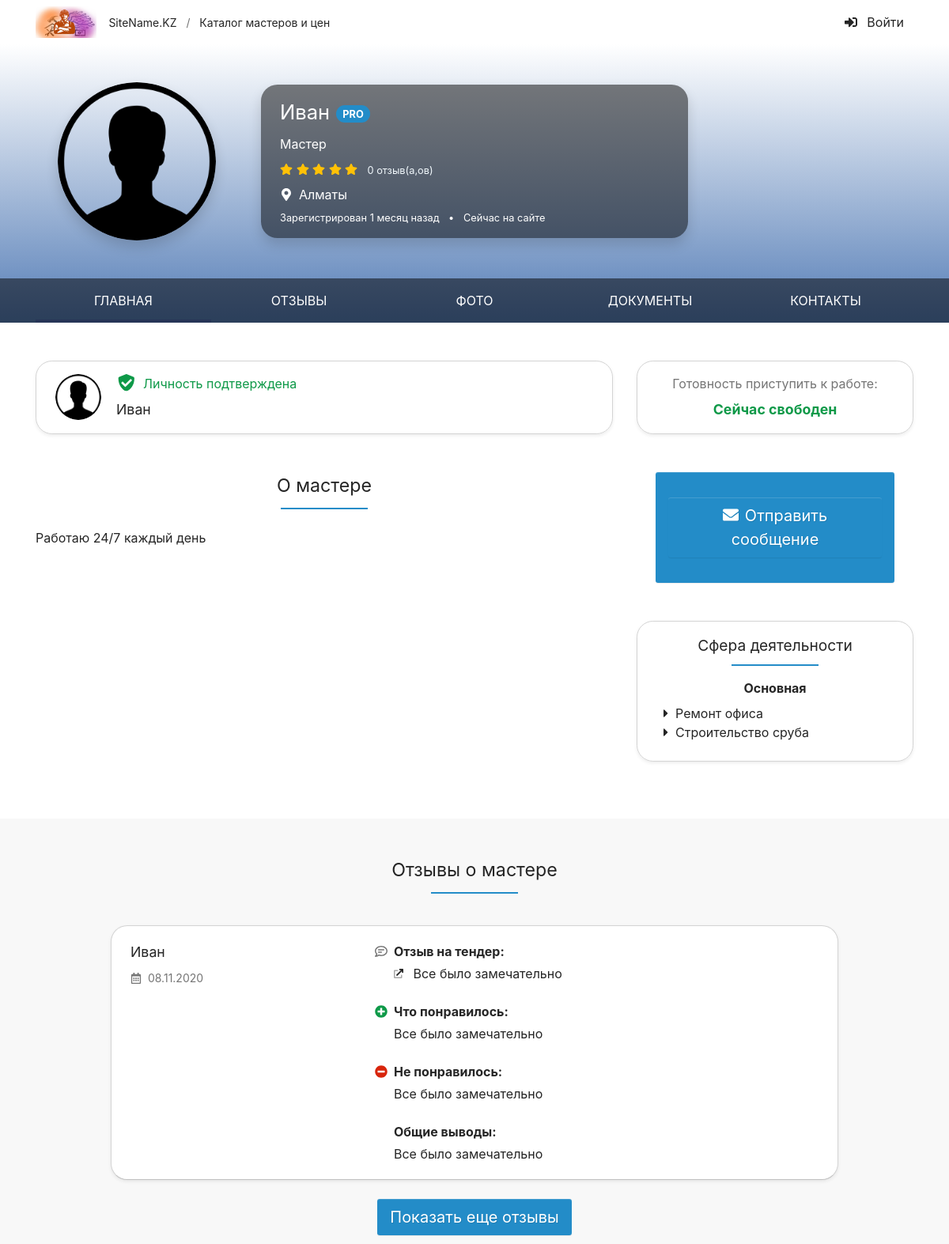
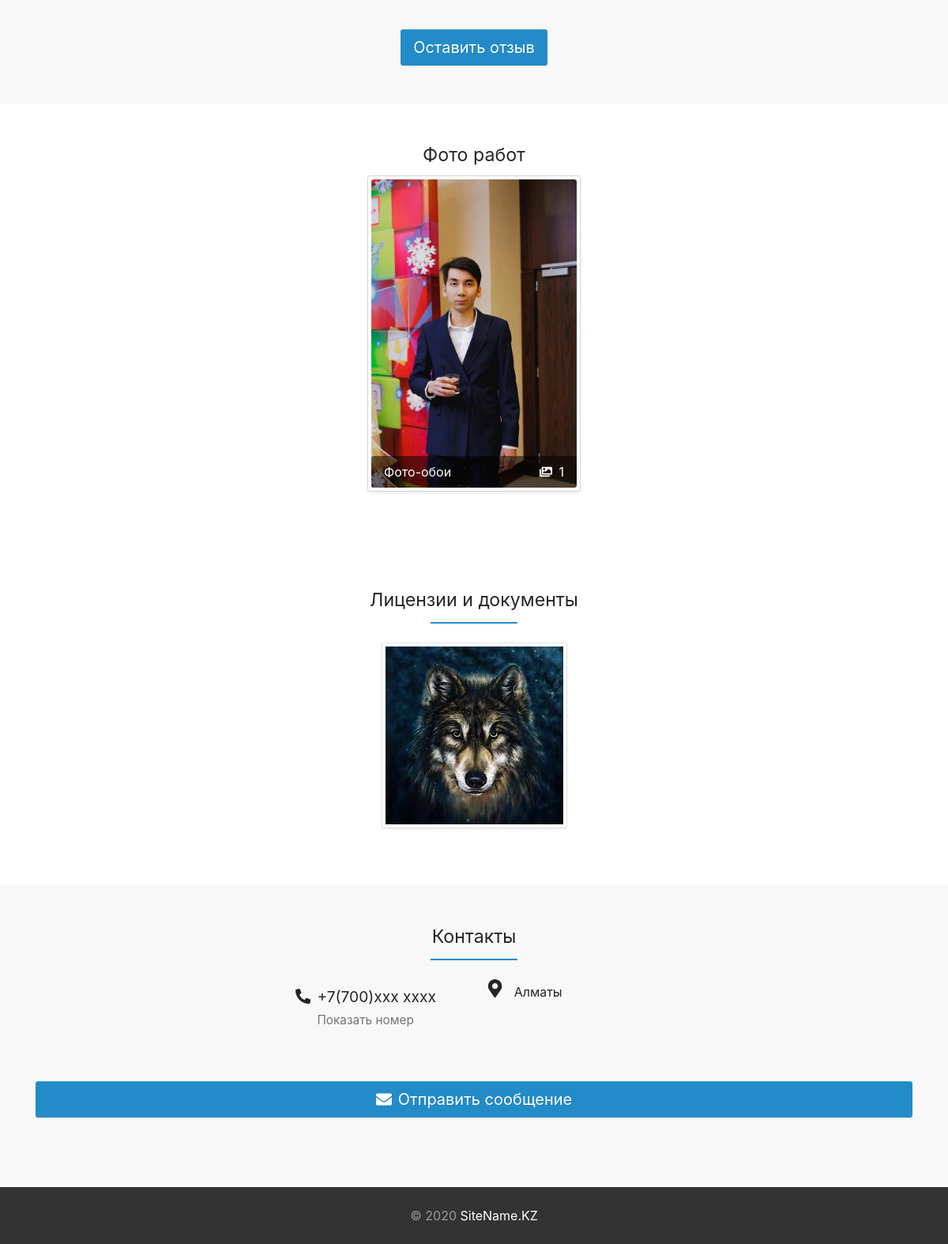
The app's page /employeeProfile.php?uid=27 with its own data (2 pictures, top to bottom).
### tables this page shows
CREATE TABLE `users` (
  `ID` int(11) NOT NULL,
  `NAME` varchar(255) NOT NULL,
  `LASTNAME` varchar(255) NOT NULL,
  `PHONE` varchar(255) NOT NULL,
  `TYPE` int(11) NOT NULL,
  `PASSWORD` varchar(255) NOT NULL,
  `STATUS` int(11) NOT NULL,
  `LOCATION` int(11) NOT NULL,
  `ABOUT` mediumtext NOT NULL,
  `AVATAR` varchar(100) NOT NULL,
  `POST_DATE` date DEFAULT NULL
);

CREATE TABLE `dic_country` (
  `ID` int(11) NOT NULL,
  `NAME` varchar(255) NOT NULL
);

CREATE TABLE `services` (
  `ID` int(11) NOT NULL,
  `NAME_SERV` varchar(255) NOT NULL,
  `SPECID` int(11) NOT NULL
);

CREATE TABLE `review` (
  `ID` int(11) NOT NULL,
  `REV_TENDER` mediumtext NOT NULL,
  `LIKE_REV` mediumtext NOT NULL,
  `NOTLIKE_REV` mediumtext NOT NULL,
  `ALL_CONCL` mediumtext NOT NULL,
  `ID_FROM` int(11) NOT NULL,
  `ID_TO` int(11) NOT NULL,
  `DATE_COMMENT` date NOT NULL
);

CREATE TABLE `users_photo` (
  `ID` int(11) NOT NULL,
  `PHOTO_NAME` varchar(500) NOT NULL,
  `USER_ID` int(11) NOT NULL
);

CREATE TABLE `documents` (
  `ID` int(11) NOT NULL,
  `DOC_NAME` varchar(4000) NOT NULL,
  `USER_ID` int(11) NOT NULL
);

### employeeProfile.php (the view, shortened to what the rows shown need)
<?php
require_once 'function.php';
 ?>
<!DOCTYPE html>
<html lang="ru">
<head>
<link href="Theme/css/photoswipe.css" rel="stylesheet">
<link href="Theme/css/default-skin.css" rel="stylesheet">
<link href="Theme/css/site.css" rel="stylesheet">
</head>
<body id="top" data-spy="scroll" data-target="#navbar" data-offset="100">
<section style="background: linear-gradient(#FFFFFF, #567EB7);">
    <div>
        <div class="container py-4 py-md-5">
            <div class="row align-items-center">
            <?php
               $uid = $_GET['uid'];
               require_once 'conn.php';
               $query2 ="SELECT u.*, d.name FROM `users` u, dic_country d where u.location = d.id and u.id = $uid";
               $result2 = mysqli_query($link, $query2) or die("Ошибка " . mysqli_error($link));
               $rows2 = mysqli_fetch_all($result2, MYSQLI_ASSOC);
               foreach($rows2 as $row) {
            ?>
                <div class="col-md-4 col-lg-3 text-center mb-4 mb-md-0">
                    <img class="rounded-circle shadow" src="<?php if($row['AVATAR']) { echo $row['AVATAR']; } else { echo 'avatar/user.png';} ?>" width="200" height="200" alt="Мастер Иван Иванов">
                </div>
               <?php } ?>
                <div class="col-md-8 col-lg-7 col-xl-6">
                    <div class="bg-black-50 rounded-xl px-4 py-3 text-white text-center text-md-left shadow">
                        <?php
                        $uid = $_GET['uid'];
                       require_once 'conn.php';
                       $query ="SELECT u.*, d.name FROM `users` u, dic_country d where u.location = d.id and u.id = $uid";
                       $result = mysqli_query($link, $query) or die("Ошибка " . mysqli_error($link));
                       $rows = mysqli_fetch_all($result, MYSQLI_ASSOC);
                       $get_id = $_GET['uid'];
                       $qr = "select max(rw.id) max_id from review rw where rw.ID_TO = $get_id";
                       $ress = mysqli_query($link, $qr) or die("Ошибка " . mysqli_error($link));
                       $row_s = mysqli_fetch_all($ress, MYSQLI_ASSOC);
                       $max_id =  $row_s[0]['max_id'];
                       if($max_id)
                       {
                       $qs = "SELECT count(*) c FROM `review` r, `users` u where r.id_from = u.id and r.ID_TO = $get_id and r.id != $max_id";
                       $rs2 = mysqli_query($link, $qs) or die("Ошибка " . mysqli_error($link));
                       $qs2 = mysqli_fetch_all($rs2, MYSQLI_ASSOC);
                       }else {
                           $qs2[0]['c'] = 0;
                       }
                       foreach($rows as $row) {
                       ?>
                        <h1><?php echo $row['NAME']; ?><span id="w1" class="ml-2 icon-pro">PRO</span></h1>
                        <div class="mt-2"><?php if($row['TYPE'] == '2') { ?>Мастер <?php } else { ?>Заказчик<?php } ?></div>
                        <div class="mt-2">
                            <span class="text-warning pr-2">
                                <svg class="i is-star"><use xlink:href="#s-star" /></use></svg>
                                <svg class="i is-star"><use xlink:href="#s-star" /></use></svg>
                                <svg class="i is-star"><use xlink:href="#s-star" /></use></svg>
                                <svg class="i is-star"><use xlink:href="#s-star" /></use></svg>
                                <svg class="i is-star"><use xlink:href="#s-star" /></use></svg>
                            </span>
                             <a href="#reviews" rel="nofollow" class="small text-light"><?php if($qs2[0]['c']) { echo $qs2[0]['c']; } else { echo '0';} ?> отзыв(a,ов)</a>
                        </div>
                        <div class="mt-2">
                            <svg class="mr-2 i is-map-marker-alt"><use xlink:href="#s-map-marker-alt" /></use></svg><?php echo $row['name']; ?>
                        </div>
                        <div class="small mt-2">
                            <span class="text-nowrap">Зарегистрирован 1 месяц назад</span>
                            <span class="d-none d-sm-inline px-2">•</span>
                            <span class="text-nowrap">Сейчас на сайте</span>
                        </div>
                       <?php } ?>
                    </div>
                </div>
            </div>
        </div>
  </div>
</section>
<section class="container pt-5">
    <div class="row mb-4">
        <div class="col-lg-8">
            <div class="border mb-5 py-3 px-4 rounded-xl shadow-sm position-relative">
                    <div class="row">
                    <?php  foreach($rows as $row) { ?>
                        <div class="col-auto pr-1">
                             <img class="rounded-circle" src="<?php if($row['AVATAR']) { echo $row['AVATAR']; } else { echo 'avatar/user.png';} ?>" width="58" height="58" alt="Мастер Иван Иванов">                                                    </div>
                        <div class="col position-static">
                        <?php } ?>
                        <?php  foreach($rows as $row) { ?>
                            <div class="mb-2 mt-n1">
                                <a class="text-success mb-2 stretched-link" href="#" data-modal="/modal/verified?user=3991">
                                    <svg class="mb-0 mr-1 pt-1 h1 i is-shield-check"><use xlink:href="#s-shield-check" /></use></svg>
                                    <?php if($row['STATUS'] == '1') { ?>Личность подтверждена <?php } ?>
                                </a>
                            </div>
                            <div class="h5 mb-0">
                            <?php echo $row['NAME']; ?>
                            </div>
                        <?php } ?>
                        </div>
                    </div>
            </div>
            <h2 class="mb-4 text-center h-underline h-underline-secondary">О мастере  </h2>
            <?php  foreach($rows as $row) { ?>
            <div>
               <p><?php echo $row['ABOUT']; ?></p>
             </div>
            <?php } ?>
        </div>
        <div class="col-lg-4">
            <div class="mt-5 border mb-5 pt-3 pb-4 px-1 rounded-xl shadow-sm">
                <?php
                $query = "SELECT u.*, d.name, sc.* FROM `users` u, dic_country d, users_speciality us, services sc, speciality s where u.location = d.id and u.id = us.USER_ID and us.USER_SPECIALITY = sc.ID and sc.SPECID = s.id and u.id = $uid";
                $result = mysqli_query($link, $query) or die("Ошибка " . mysqli_error($link));
                $rows_serv = mysqli_fetch_all($result, MYSQLI_ASSOC);
                foreach($rows_serv as $row) {
                ?>
                    <ul id="w2" class="ml-4 flex-column nav">
                        <li class="nav-item"><svg class="text-body mr-1 i is-caret-right"><use xlink:href="#s-caret-right" /></use></svg><?php echo $row['NAME_SERV']; ?></a></li>
                    </ul>
                <?php } ?>
                </div>
            </div>
        </div>
</section>
<section id="reviews" class="pt-5 bg-ultra-light">
    <div class="container">
        <h2 class="mb-4 text-center h-underline h-underline-secondary">Отзывы о мастере </h2>
<?php
      require_once 'conn.php';
       $get_id = $_GET['uid'];
        $query_rev = "SELECT r.*, u.* FROM `review` r, `users` u where r.id_from = u.id and r.ID_TO = $get_id order by r.id DESC LIMIT 0,1 ";
        $result_rev = mysqli_query($link, $query_rev) or die("Ошибка " . mysqli_error($link));
        $num_rows = mysqli_num_rows($result_rev);
        $rows_rev = mysqli_fetch_all($result_rev, MYSQLI_ASSOC);
if($num_rows <= 0) { ?>
        <div class="row justify-content-center">
    <div class="col-xl-10">
                    <div id="w4" class="alert-info alert-i alert" role="alert">
<svg class="alert-icon i id-info-circle" style="--i-primary-color: white;" ajax=""><svg class="i-color" style="--i-primary-color: white;" id="d-info-circle" xmlns="http://www.w3.org/2000/svg" viewBox="0 0 512 512"><defs></defs><path fill="currentColor" d="M256 8C119 8 8 119.08 8 256s111 248 248 248 248-111 248-248S393 8 256 8zm0 110a42 42 0 1 1-42 42 42 42 0 0 1 42-42zm56 254a12 12 0 0 1-12 12h-88a12 12 0 0 1-12-12v-24a12 12 0 0 1 12-12h12v-64h-12a12 12 0 0 1-12-12v-24a12 12 0 0 1 12-12h64a12 12 0 0 1 12 12v100h12a12 12 0 0 1 12 12z" class="i-secondary"></path><path fill="currentColor" d="M256 202a42 42 0 1 0-42-42 42 42 0 0 0 42 42zm44 134h-12V236a12 12 0 0 0-12-12h-64a12 12 0 0 0-12 12v24a12 12 0 0 0 12 12h12v64h-12a12 12 0 0 0-12 12v24a12 12 0 0 0 12 12h88a12 12 0 0 0 12-12v-24a12 12 0 0 0-12-12z" class="i-primary"></path></svg></svg>На данный момент отзывов пока еще нет.
</div>            </div>
</div>
<?php }else {
    foreach($rows_rev as $row) {
    ?>
        <div class="row justify-content-center">
            <div class="col-xl-10">
            <div id="review9835" class="card mt-3 mb-4 shadow-sm rounded-xl">
                <div class="card-body px-3 px-md-4">
                    <div class="row">
                        <div class="col-sm-8 col-md-6 col-lg-4 middle mb-3 mb-lg-0">
                            <a class="h5 text-body" href="#"><?php echo  $row['NAME']; ?></a>
                                <div class="text-muted mt-2"><svg class="mr-1 i ir-calendar-alt">
                                    <use xlink:href="#r-calendar-alt" /></use></svg>
                                    <?php $date = date('d.m.Y');  echo $date;?>
                                </div>
                        </div>
                        <div class="col-lg-8 mb-n4 pl-sm-5">
                            <div class="mb-4">
                                    <svg class="text-muted position-absolute ml-n4 mt-1 d-none d-sm-block i ir-comment-lines"><use xlink:href="#r-comment-lines" /></use></svg>
                                        <div class="font-weight-bold mb-1">Отзыв на тендер:</div>
                                    <a class="text-body" href="#">
                                        <svg class="mr-1 pr-1 i id-external-link"><use xlink:href="#d-external-link" /></use></svg>
                                        <?php echo $row['REV_TENDER']; ?></a>
                            </div>
                            <div class="mb-4">
                                    <svg class="text-success position-absolute ml-n4 mt-1 d-none d-sm-block i is-plus-circle"><use xlink:href="#s-plus-circle" /></use></svg>
                                     <div class="font-weight-bold mb-1">Что понравилось:</div>
                                     <?php echo $row['LIKE_REV']; ?>
                            </div>
                            <div class="mb-4">
                                    <svg class="text-danger position-absolute ml-n4 mt-1 d-none d-sm-block i is-minus-circle"><use xlink:href="#s-minus-circle" /></use></svg>
                                    <div class="font-weight-bold mb-1">Не понравилось:</div>
                                    <?php echo $row['NOTLIKE_REV']; ?>
                            </div>
                            <div class="mb-4">
                                    <div class="font-weight-bold mb-1">Общие выводы:</div>
                                    <?php echo $row['ALL_CONCL']; ?>
                            </div>
                        </div>
                    </div>
                </div>
            </div>
    <?php } ?>
        </div>
<?php } ?>
        </div>
    </div>
</section>
<section id="photos" class="py-5">
    <div class="container-fluid">
        <div style="    display: flex;
    justify-content: center;
    align-items: center;">
        <div>  <h2 class="">Фото работ</h2>  </div>
       </div>
        <div class="row justify-content-md-center">
            <div class="col-sm-6 col-lg-4 col-xl-3 mb-4">
                 <div class="border p-1 shadow-sm rounded-lg position-relative pointer">
                    <a class="text-white" href="pics_master.php?user_id=<?php echo $_GET['uid']; ?>">
                     <img class="card-img-top rounded-lg" src="<?php echo get_max_photos($_GET['uid']); ?>" alt="Фото-обои">
                    </a>
                  </div>
            </div>
        </div>
    </div>
</section>
<section id="docs" class="py-5">
    <div class="container">
        <h2 class="mb-4 text-center h-underline h-underline-secondary">Лицензии и документы</h2>
        <div class="row justify-content-md-center photoswipe-gallery">
                <div class="col-12 col-md-6 mb-4 text-center">
                <a href="docs_all.php?id=<?php echo $_GET['uid']; ?>">
                    <img class="img-thumbnail" src="<?php echo get_max_docs($_GET['uid']); ?>" alt="Специалист в области малярных работ"></a>
                </div>
        </div>
    </div>
</section>
<section id="contacts" class="py-5 bg-ultra-light">
    <div class="container">
        <h2 class="mb-4 text-center h-underline h-underline-secondary">Контакты</h2>
        <div class="row justify-content-md-center">
            <div class="col-sm-auto ml-auto pt-2 pr-5">
                <div class="d-block mb-3 hidden-phone h4 font-weight-normal align-top">
                    <div class="float-left">
                        <svg id="show_number_ses_svg" class="text-body mr-2 i is-phone-alt"><use xlink:href="#s-phone-alt" /></use></svg>
                    </div>
                    <?php  foreach($rows as $row) {
                        $phone = $row['PHONE'];
                        $hidden_num = substr($phone, 0 , 7);
                        if(!$_SESSION) {
                        ?>
                     <div class=" show_number_ses" style="display: inline-block;">
                        <?php echo $hidden_num; ?>xxx xxxx<br>
                        <a class="view-phone text-muted small" href="#" id="show_n_s" data-type="1" data-id="5000">Показать номер</a>
                    </div>
                    <?php } } ?>
                </div>
            </div>
            <?php  foreach($rows as $row) { ?>
            <div class="col-sm-6">
                    <svg class="h2 mr-2 align-middle i is-map-marker-alt"><use xlink:href="#s-map-marker-alt" /></use></svg>
                    <span class="text-body align-middle"><?php echo $row['name']; ?></span>
            </div>
            <?php } ?>
        </div>
    </div>
</section>
</body>
</html>

### records on screen
users: NAME "Иван", TYPE "Мастер", STATUS "Личность подтверждена", ABOUT "Работаю 24/7 каждый день", services.NAME_SERV "Ремонт офиса", services.NAME_SERV "Строительство сруба", PHONE "+7(700)", dic_country.NAME "Алматы"
dic_country: NAME "Алматы"
review: users.NAME "Иван", REV_TENDER "Все было замечательно", LIKE_REV "Все было замечательно", NOTLIKE_REV "Все было замечательно", ALL_CONCL "Все было замечательно"
users_photo: PHOTO_NAME (picture)
documents: DOC_NAME (picture)

### other values on screen
get_count_photo($_GET['uid']) "1"
